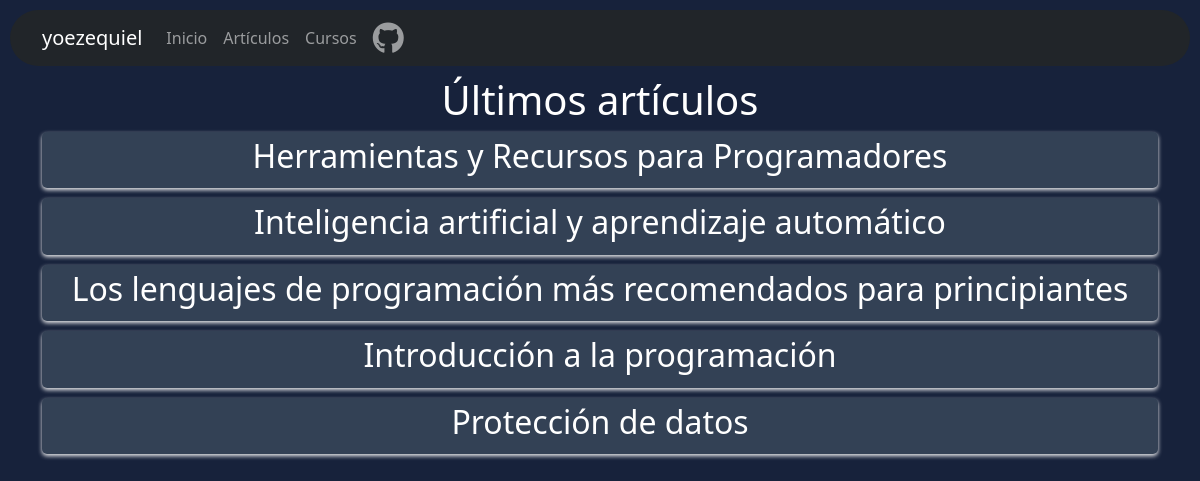
Before: / with the older database file.
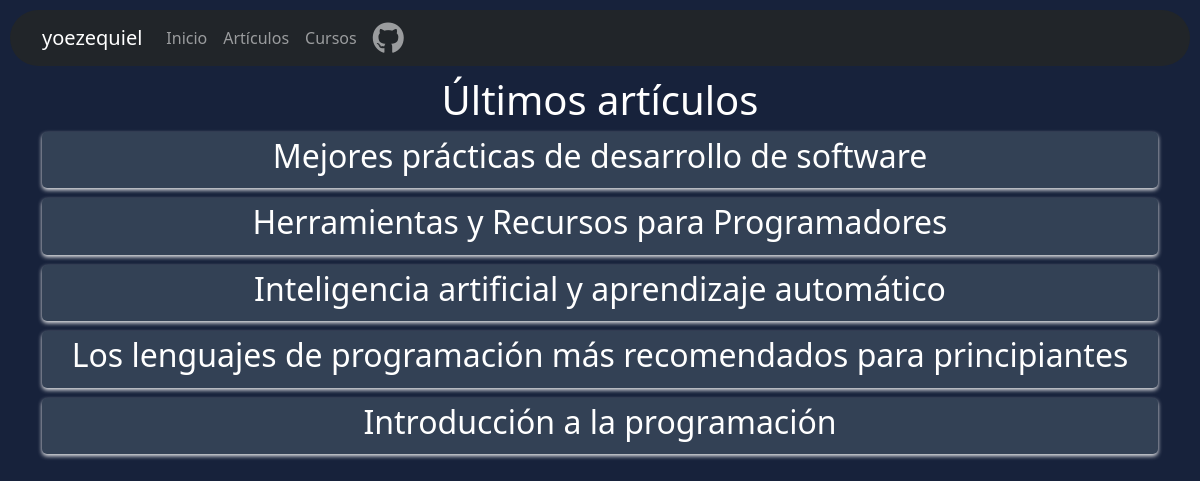
After: the same page with the newer database file.
### tables this page shows
CREATE TABLE articles (
                    id INTEGER PRIMARY KEY AUTOINCREMENT,
                    title TEXT NOT NULL,
                    content TEXT NOT NULL,
                    image TEXT
                );

### app.py (the view)
@app.route('/')
def index():
    conn = get_db_connection()
    if conn:
        try:
            cursor = conn.cursor()
            cursor.execute('''
                CREATE TABLE IF NOT EXISTS articles (
                    id INTEGER PRIMARY KEY AUTOINCREMENT,
                    title TEXT NOT NULL,
                    content TEXT NOT NULL,
                    image TEXT
                )
            ''')
            conn.commit()
            cursor.execute("SELECT * FROM articles ORDER BY id DESC LIMIT 5")
            latest_articles = cursor.fetchall()
            cursor.close()
            conn.close()
            if len(latest_articles) == 0:
                message = "No hay artículos publicados aún"
            else:
                message = ""
            return render_template('index.html', articles=latest_articles, message=message)
        except sqlite3.Error as e:
            print(e)
            return "Error en la conexión a la base de datos"
    else:
        return "Error en la conexión a la base de datos"

### app.py (called while the page is built)
def get_db_connection():
    try:
        conn = sqlite3.connect('blog.db')
        return conn
    except sqlite3.Error as e:
        print(e)
        return None

### templates/index.html (shortened to what this page needs)
{% extends 'base.html' %}
{% block content %}
<link rel="stylesheet" href="{{ url_for('static', filename='css/index.css') }}">
    <h1>Últimos artículos</h1>
    {% if message %}
        <p>{{ message }}</p>
    {% else %}
        {% for article in articles %}
            <div class="article">
                <h2><a href="{{ url_for('view_article', article_id=article[0]) }}">{{ article[1] }}</a></h2>
            </div>
        {% endfor %}
    {% endif %}
{% endblock %}

Changed rows visible on the page:
no longer on this page (row unchanged): articles: title "Protección de datos"
added articles: title "Mejores prácticas de desarrollo de software"
